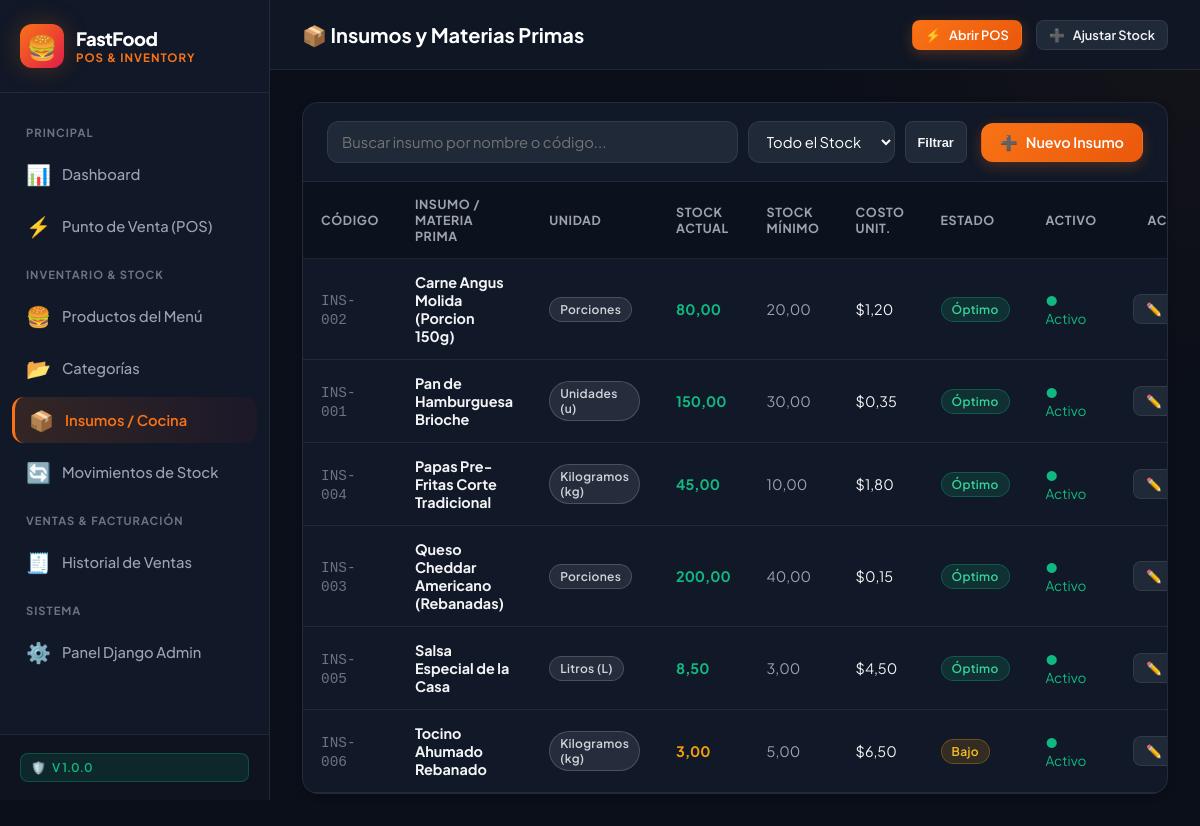
/insumos/, run on the app's committed database.
### inventory_sales/models.py (models this page shows, shortened)
class Insumo(models.Model):
    UNIDADES = [
        ('UNIDAD', 'Unidades (u)'),
        ('KG', 'Kilogramos (kg)'),
        ('GRAMO', 'Gramos (g)'),
        ('LITRO', 'Litros (L)'),
        ('PORCION', 'Porciones'),
    ]
    codigo = models.CharField(max_length=50, unique=True, verbose_name="Código de Insumo")
    nombre = models.CharField(max_length=150, verbose_name="Nombre del Insumo / Materia Prima")
    unidad_medida = models.CharField(max_length=20, choices=UNIDADES, default='UNIDAD', verbose_name="Unidad de Medida")
    stock_actual = models.DecimalField(
        max_digits=10,
        decimal_places=2,
        default=0.00,
        validators=[MinValueValidator(Decimal('0.00'))],
        verbose_name="Stock Actual"
    )
    stock_minimo = models.DecimalField(
        max_digits=10,
        decimal_places=2,
        default=5.00,
        validators=[MinValueValidator(Decimal('0.00'))],
        verbose_name="Stock Mínimo de Alerta"
    )
    costo_unitario = models.DecimalField(
        max_digits=10,
        decimal_places=2,
        default=0.00,
        validators=[MinValueValidator(Decimal('0.00'))],
        verbose_name="Costo Unitario ($)"
    )
    activo = models.BooleanField(default=True, verbose_name="Activo")
    creado_en = models.DateTimeField(auto_now_add=True, verbose_name="Fecha de Creación")
    actualizado_en = models.DateTimeField(auto_now=True, verbose_name="Última Actualización")
    class Meta:
        verbose_name = "Insumo / Materia Prima"
        verbose_name_plural = "Insumos y Materias Primas"
        ordering = ['nombre']

### inventory_sales/views.py (the view)
# urls.py: path('insumos/', views.InsumoListView.as_view(), name='insumo_list'),
class InsumoListView(ListView):
    model = Insumo
    template_name = 'inventory_sales/insumo_list.html'
    context_object_name = 'insumos'
    def get_queryset(self):
        qs = Insumo.objects.all()
        q = self.request.GET.get('q')
        stock_filter = self.request.GET.get('stock')
        if q:
            qs = qs.filter(Q(nombre__icontains=q) | Q(codigo__icontains=q))
        if stock_filter == 'bajo':
            qs = qs.filter(stock_actual__lte=F('stock_minimo'), stock_actual__gt=0)
        elif stock_filter == 'agotado':
            qs = qs.filter(stock_actual=0)
        return qs

### templates/inventory_sales/insumo_list.html (shortened to what this page needs)
{% extends 'base.html' %}
{% block page_title %}📦 Insumos y Materias Primas{% endblock %}
{% block content %}
<div class="card">
    <div class="card-header" style="flex-wrap: wrap; gap: 14px;">
        <form method="get" style="display: flex; gap: 10px; flex: 1; min-width: 280px;">
            <input type="text" name="q" value="{{ request.GET.q }}" class="form-control" placeholder="Buscar insumo por nombre o código...">
            <select name="stock" class="form-select" style="width: auto;" onchange="this.form.submit()">
                <option value="">Todo el Stock</option>
            </select>
            <button type="submit" class="btn btn-secondary btn-sm">Filtrar</button>
        </form>
        <a href="{% url 'insumo_create' %}" class="btn btn-primary">
            <span>➕</span> Nuevo Insumo
        </a>
    </div>
    <div class="card-body" style="padding: 0;">
        <div class="table-responsive">
            <table class="custom-table">
                <thead>
                    <tr>
                        <th>Código</th>
                        <th>Insumo / Materia Prima</th>
                        <th>Unidad</th>
                        <th>Stock Actual</th>
                        <th>Stock Mínimo</th>
                        <th>Costo Unit.</th>
                        <th>Estado</th>
                        <th>Activo</th>
                        <th style="text-align: right;">Acciones</th>
                    </tr>
                </thead>
                <tbody>
                    {% for i in insumos %}
                        <tr>
                            <td><span style="font-family: monospace; color: var(--text-dim);">{{ i.codigo }}</span></td>
                            <td><strong>{{ i.nombre }}</strong></td>
                            <td><span class="badge badge-muted">{{ i.get_unidad_medida_display }}</span></td>
                            <td>
                                <strong style="color: {% if i.stock_actual == 0 %}var(--danger){% elif i.stock_actual <= i.stock_minimo %}var(--warning){% else %}var(--success){% endif %};">
                                    {{ i.stock_actual }}
                                </strong>
                            </td>
                            <td style="color: var(--text-muted);">{{ i.stock_minimo }}</td>
                            <td>${{ i.costo_unitario|floatformat:2 }}</td>
                            <td>
                                {% if i.stock_actual == 0 %}
                                    <span class="badge badge-danger">Agotado</span>
                                {% elif i.stock_actual <= i.stock_minimo %}
                                    <span class="badge badge-warning">Bajo</span>
                                {% else %}
                                    <span class="badge badge-success">Óptimo</span>
                                {% endif %}
                            </td>
                            <td>
                                {% if i.activo %}
                                    <span style="color: var(--success); font-size: 0.85rem;">● Activo</span>
                                {% else %}
                                    <span style="color: var(--text-dim); font-size: 0.85rem;">○ Inactivo</span>
                                {% endif %}
                            </td>
                            <td style="text-align: right; white-space: nowrap;">
                                <a href="{% url 'insumo_edit' i.pk %}" class="btn btn-secondary btn-sm" title="Editar">✏️</a>
                            </td>
                        </tr>
                    {% empty %}
                        <tr>
                            <td colspan="9" style="text-align: center; padding: 36px; color: var(--text-dim);">
                                No se encontraron insumos registrados.
                            </td>
                        </tr>
                    {% endfor %}
                </tbody>
            </table>
        </div>
    </div>
</div>
{% endblock %}

### static/css/styles.css (style rules this page uses)
:root { --bg-main: #0b0f19; --bg-surface: #111827; --bg-card: #1f2937; --bg-card-hover: #283548; --border-color: rgba(255, 255, 255, 0.08); --border-focus: #f97316; --primary: #f97316; --primary-hover: #ea580c; --primary-glow: rgba(249, 115, 22, 0.25); --accent: #e11d48; --accent-glow: rgba(225, 29, 72, 0.25); --success: #10b981; --warning: #f59e0b; --danger: #ef4444; --info: #3b82f6; --text-main: #f3f4f6; --text-muted: #9ca3af; --text-dim: #6b7280; --radius-sm: 8px; --radius-md: 12px; --radius-lg: 16px; --radius-full: 9999px; --shadow-sm: 0 2px 8px rgba(0, 0, 0, 0.2); --shadow-md: 0 4px 20px rgba(0, 0, 0, 0.35); --shadow-glow: 0 0 25px var(--primary-glow); --transition: all 0.25s cubic-bezier(0.4, 0, 0.2, 1); }
* { margin: 0; padding: 0; box-sizing: border-box; }
body { font-family: 'Plus Jakarta Sans', -apple-system, BlinkMacSystemFont, sans-serif; background-color: var(--bg-main); color: var(--text-main); min-height: 100vh; display: flex; overflow-x: hidden; }
.btn { display: inline-flex; align-items: center; justify-content: center; gap: 8px; padding: 9px 18px; border-radius: var(--radius-md); font-size: 0.9rem; font-weight: 600; text-decoration: none; cursor: pointer; border: 1px solid transparent; transition: var(--transition); }
.btn-primary { background: linear-gradient(135deg, var(--primary), #ea580c); color: #fff; box-shadow: 0 4px 14px var(--primary-glow); }
.btn-secondary { background-color: var(--bg-card); border: 1px solid var(--border-color); color: var(--text-main); }
.btn-sm { padding: 6px 12px; font-size: 0.8rem; border-radius: var(--radius-sm); }
.badge { display: inline-flex; align-items: center; gap: 5px; padding: 4px 10px; border-radius: var(--radius-full); font-size: 0.75rem; font-weight: 600; letter-spacing: 0.3px; }
.badge-success { background: rgba(16, 185, 129, 0.15); color: #34d399; border: 1px solid rgba(16, 185, 129, 0.3); }
.badge-warning { background: rgba(245, 158, 11, 0.15); color: #fbbf24; border: 1px solid rgba(245, 158, 11, 0.3); }
.badge-muted { background: rgba(156, 163, 175, 0.15); color: #d1d5db; border: 1px solid rgba(156, 163, 175, 0.3); }
.card { background-color: var(--bg-surface); border: 1px solid var(--border-color); border-radius: var(--radius-lg); overflow: hidden; box-shadow: var(--shadow-sm); transition: var(--transition); }
.card-header { padding: 18px 24px; border-bottom: 1px solid var(--border-color); display: flex; align-items: center; justify-content: space-between; }
.card-body { padding: 24px; }
.table-responsive { width: 100%; overflow-x: auto; }
.custom-table { width: 100%; border-collapse: collapse; text-align: left; }
.custom-table th { background-color: rgba(0, 0, 0, 0.25); padding: 14px 18px; font-size: 0.78rem; font-weight: 700; text-transform: uppercase; letter-spacing: 0.6px; color: var(--text-muted); border-bottom: 1px solid var(--border-color); }
.custom-table td { padding: 14px 18px; font-size: 0.9rem; border-bottom: 1px solid var(--border-color); vertical-align: middle; }
.custom-table tbody tr { transition: var(--transition); }
.form-control, .form-select { width: 100%; background-color: var(--bg-card); border: 1px solid var(--border-color); border-radius: var(--radius-md); padding: 10px 14px; color: #fff; font-size: 0.92rem; font-family: inherit; transition: var(--transition); }

### data on the page
Insumo: codigo "INS-002", nombre "Carne Angus Molida (Porcion 150g)", unidad_medida "Porciones", stock_actual "80,00", stock_minimo "20,00", costo_unitario "1,20", shows "Óptimo", activo "● Activo"
Insumo: codigo "INS-001", nombre "Pan de Hamburguesa Brioche", unidad_medida "Unidades (u)", stock_actual "150,00", stock_minimo "30,00", costo_unitario "0,35", shows "Óptimo", activo "● Activo"
Insumo: codigo "INS-004", nombre "Papas Pre-Fritas Corte Tradicional", unidad_medida "Kilogramos (kg)", stock_actual "45,00", stock_minimo "10,00", costo_unitario "1,80", shows "Óptimo", activo "● Activo"
Insumo: codigo "INS-003", nombre "Queso Cheddar Americano (Rebanadas)", unidad_medida "Porciones", stock_actual "200,00", stock_minimo "40,00", costo_unitario "0,15", shows "Óptimo", activo "● Activo"
Insumo: codigo "INS-005", nombre "Salsa Especial de la Casa", unidad_medida "Litros (L)", stock_actual "8,50", stock_minimo "3,00", costo_unitario "4,50", shows "Óptimo", activo "● Activo"
Insumo: codigo "INS-006", nombre "Tocino Ahumado Rebanado", unidad_medida "Kilogramos (kg)", stock_actual "3,00", stock_minimo "5,00", costo_unitario "6,50", shows "Bajo", activo "● Activo"
